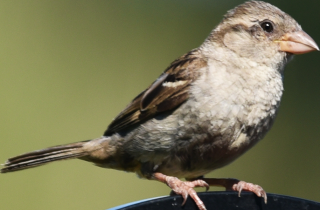
#> input picture data/samples/assets/house_sparrow_female.png, 320 x 210 px
$ python -i make_bird_cutout.py   (imports and definitions only)   (Python 2 division)
#> lines starting #> are read from the running program, lines starting #| are printed output that depends on the picture
"""One-off: cut the bird out of the public-domain source photo and save the
RGBA PNG that make_synth_video.py composites (data/samples/assets/).

    python scripts/make_bird_cutout.py path/to/House_sparrow_(female)_(50108651573).jpg

Source and license: data/samples/assets/CREDITS.md. The committed PNG is the
output of this script; it only needs re-running to change the cutout.
"""
from __future__ import annotations

import argparse
from pathlib import Path

import cv2
import numpy as np

ROOT = Path(__file__).resolve().parent.parent
OUT = ROOT / "data" / "samples" / "assets" / "house_sparrow_female.png"
# In the 3000x2003 original: the bird (with its feet on the railing).
CROP_XYXY = (960, 680, 1960, 1340)
BIRD_IN_CROP_XYWH = (40, 40, 920, 600)  # GrabCut's "probably foreground" box
WIDTH = 320  # output width in pixels


def cutout(photo: np.ndarray) -> np.ndarray:
    x0, y0, x1, y1 = CROP_XYXY
    crop = photo[y0:y1, x0:x1].copy()
    mask = np.zeros(crop.shape[:2], np.uint8)
    bgd, fgd = np.zeros((1, 65), np.float64), np.zeros((1, 65), np.float64)
    cv2.setRNGSeed(0)
    cv2.grabCut(crop, mask, BIRD_IN_CROP_XYWH, bgd, fgd, 8, cv2.GC_INIT_WITH_RECT)
    fg = np.where((mask == cv2.GC_FGD) | (mask == cv2.GC_PR_FGD), 255, 0).astype(np.uint8)
    # Keep the largest blob (the bird), fill small holes, soften the edge.
    n, labels, stats, _ = cv2.connectedComponentsWithStats(fg)
    largest = 1 + int(np.argmax(stats[1:, cv2.CC_STAT_AREA]))
    fg = np.where(labels == largest, 255, 0).astype(np.uint8)
    fg = cv2.morphologyEx(fg, cv2.MORPH_CLOSE, cv2.getStructuringElement(cv2.MORPH_ELLIPSE, (15, 15)))
    alpha = cv2.GaussianBlur(fg, (7, 7), 0)
    x, y, w, h = cv2.boundingRect(fg)
    rgba = np.dstack([crop, alpha])[y:y + h, x:x + w]
    scale = WIDTH / rgba.shape[1]
    return cv2.resize(rgba, (WIDTH, round(rgba.shape[0] * scale)), interpolation=cv2.INTER_AREA)


def main() -> int:
    p = argparse.ArgumentParser(description=__doc__.splitlines()[0])
    p.add_argument("photo", type=Path)
    p.add_argument("--out", type=Path, default=OUT)
    args = p.parse_args()
    photo = cv2.imread(str(args.photo))
    if photo is None or photo.shape[:2] != (2003, 3000):
        raise SystemExit(f"{args.photo}: expected the 3000x2003 source photo (see CREDITS.md)")
    rgba = cutout(photo)
    args.out.parent.mkdir(parents=True, exist_ok=True)
    cv2.imwrite(str(args.out), rgba)
    print(f"Wrote {args.out} ({rgba.shape[1]}x{rgba.shape[0]} RGBA)")
    return 0


# [2 lines not run here, left out]

>>> import cv2
>>> picture = cv2.imread('../data/samples/assets/house_sparrow_female.png', cv2.IMREAD_GRAYSCALE)
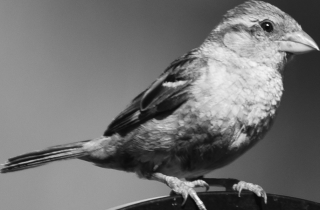
#> picture: shape (210, 320); min 7, max 251, mean 113.9
>>> result = cutout(picture)
#> in cutout, `crop = photo[y0:y1, x0:x1].copy()`: crop = empty array
#> (the run stopped early here; a loop or call above may not have finished)
